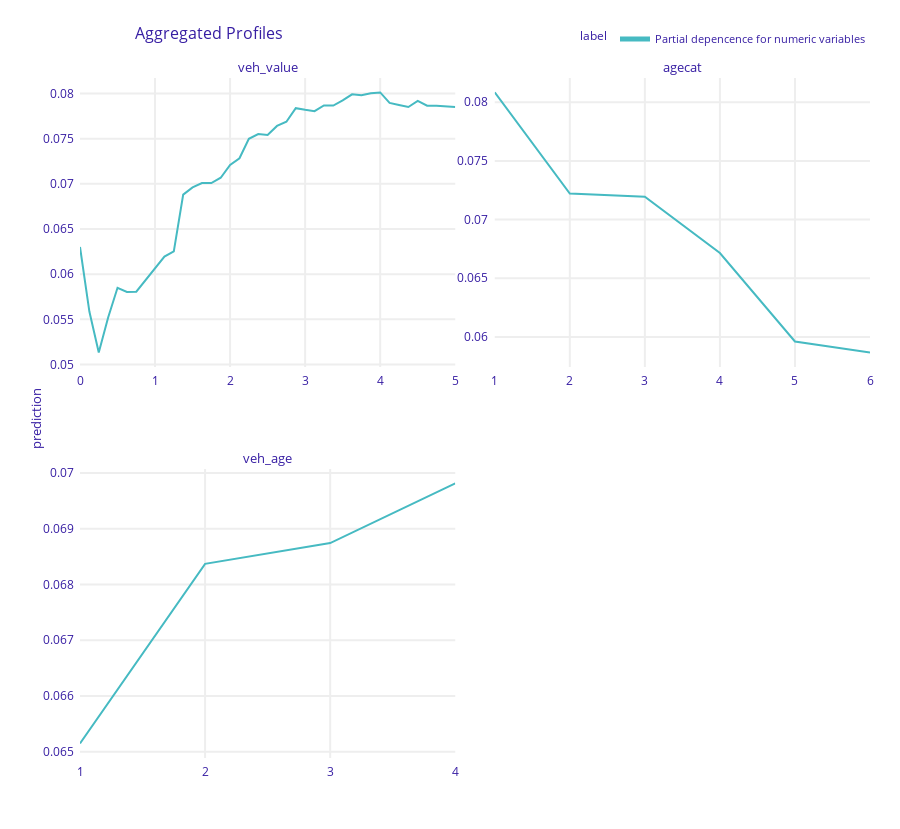
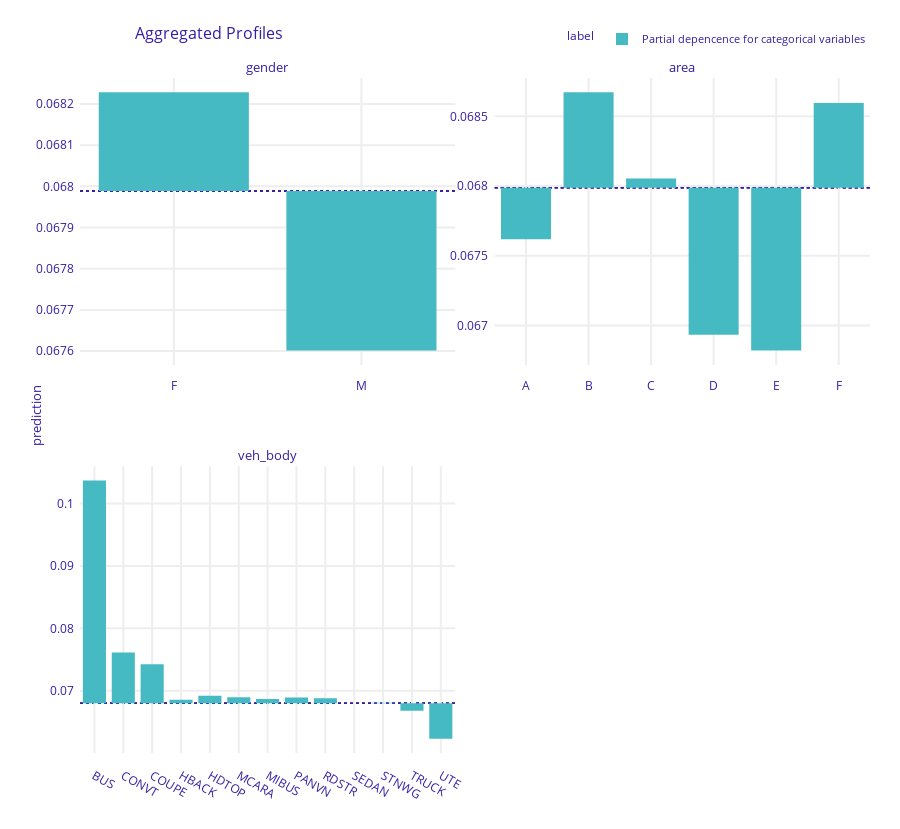

The code cell stored with these charts, in order, in its notebook:
### Code cell
# Partial dependence plots
# Note: As soon as sklearn.inspect.PartialDependenceDisplay
# allows for passing a character grid, it is an option as well.
import dalex as dx

# Define explainer
exp = dx.Explainer(
    search,
    data=df_train,
    predict_function=lambda m, X: m.predict_proba(X)[:, 1],
    verbose=False,
)

# Plots
num_eval_at = {
    "veh_value": np.linspace(0, 5, 41),
    "agecat": sorted(car["agecat"].unique()),
    "veh_age": sorted(car["veh_age"].unique()),
}
pdp_num = exp.model_profile(
    variable_splits=num_eval_at,
    label="Partial depencence for numeric variables",
    verbose=False,
)
pdp_num.plot(facet_scales="free")

pdp_cat = exp.model_profile(
    variable_type="categorical",
    variable_splits=dict(zip(ord_vars, ord_levels)),
    label="Partial depencence for categorical variables",
    verbose=False,
)
pdp_cat.plot(facet_scales="free")

### Figure 1 — Plotly figure (JSON) as saved in the notebook; plotly's stock layout.template omitted (floating-point values rounded to 4 significant figures)
{"data": [{"customdata": [[0.06801, "Partial depencence for numeric variables", "veh_value"], [0.06801, "Partial depencence for numeric variables", "veh_value"], [0.06801, "Partial depencence for numeric variables", "veh_value"], [0.06801, "Partial depencence for numeric variables", "veh_value"], [0.06801, "Partial depencence for numeric variables", "veh_value"], [0.06801, "Partial depencence for numeric variables", "veh_value"], [0.06801, "Partial depencence for numeric variables", "veh_value"], [0.06801, "Partial depencence for numeric variables", "veh_value"], [0.06801, "Partial depencence for numeric variables", "veh_value"], [0.06801, "Partial depencence for numeric variables", "veh_value"], [0.06801, "Partial depencence for numeric variables", "veh_value"], [0.06801, "Partial depencence for numeric variables", "veh_value"], [0.06801, "Partial depencence for numeric variables", "veh_value"], [0.06801, "Partial depencence for numeric variables", "veh_value"], [0.06801, "Partial depencence for numeric variables", "veh_value"], [0.06801, "Partial depencence for numeric variables", "veh_value"], [0.06801, "Partial depencence for numeric variables", "veh_value"], [0.06801, "Partial depencence for numeric variables", "veh_value"], [0.06801, "Partial depencence for numeric variables", "veh_value"], [0.06801, "Partial depencence for numeric variables", "veh_value"], [0.06801, "Partial depencence for numeric variables", "veh_value"], [0.06801, "Partial depencence for numeric variables", "veh_value"], [0.06801, "Partial depencence for numeric variables", "veh_value"], [0.06801, "Partial depencence for numeric variables", "veh_value"], [0.06801, "Partial depencence for numeric variables", "veh_value"], [0.06801, "Partial depencence for numeric variables", "veh_value"], [0.06801, "Partial depencence for numeric variables", "veh_value"], [0.06801, "Partial depencence for numeric variables", "veh_value"], [0.06801, "Partial depencence for numeric variables", "veh_value"], [0.06801, "Partial depencence for numeric variables", "veh_value"], [0.06801, "Partial depencence for numeric variables", "veh_value"], [0.06801, "Partial depencence for numeric variables", "veh_value"], [0.06801, "Partial depencence for numeric variables", "veh_value"], [0.06801, "Partial depencence for numeric variables", "veh_value"], [0.06801, "Partial depencence for numeric variables", "veh_value"], [0.06801, "Partial depencence for numeric variables", "veh_value"], [0.06801, "Partial depencence for numeric variables", "veh_value"], [0.06801, "Partial depencence for numeric variables", "veh_value"], [0.06801, "Partial depencence for numeric variables", "veh_value"], [0.06801, "Partial depencence for numeric variables", "veh_value"], [0.06801, "Partial depencence for numeric variables", "veh_value"]], "hovertemplate": "<b>%{hovertext}</b><br><br>prediction=%{y:.3f}<br>mean_prediction=%{customdata[0]:.3f}<extra></extra>", "hovertext": ["Partial depencence for numeric variables", "Partial depencence for numeric variables", "Partial depencence for numeric variables", "Partial depencence for numeric variables", "Partial depencence for numeric variables", "Partial depencence for numeric variables", "Partial depencence for numeric variables", "Partial depencence for numeric variables", "Partial depencence for numeric variables", "Partial depencence for numeric variables", "Partial depencence for numeric variables", "Partial depencence for numeric variables", "Partial depencence for numeric variables", "Partial depencence for numeric variables", "Partial depencence for numeric variables", "Partial depencence for numeric variables", "Partial depencence for numeric variables", "Partial depencence for numeric variables", "Partial depencence for numeric variables", "Partial depencence for numeric variables", "Partial depencence for numeric variables", "Partial depencence for numeric variables", "Partial depencence for numeric variables", "Partial depencence for numeric variables", "Partial depencence for numeric variables", "Partial depencence for numeric variables", "Partial depencence for numeric variables", "Partial depencence for numeric variables", "Partial depencence for numeric variables", "Partial depencence for numeric variables", "Partial depencence for numeric variables", "Partial depencence for numeric variables", "Partial depencence for numeric variables", "Partial depencence for numeric variables", "Partial depencence for numeric variables", "Partial depencence for numeric variables", "Partial depencence for numeric variables", "Partial depencence for numeric variables", "Partial depencence for numeric variables", "Partial depencence for numeric variables", "Partial depencence for numeric variables"], "legendgroup": "Partial depencence for numeric variables", "line": {"color": "#46bac2", "dash": "solid", "width": 2}, "marker": {"symbol": "circle"}, "mode": "lines", "name": "Partial depencence for numeric variables", "opacity": 1, "orientation": "v", "showlegend": true, "type": "scatter", "x": [0, 0.125, 0.25, 0.375, 0.5, 0.625, 0.75, 0.875, 1, 1.125, 1.25, 1.375, 1.5, 1.625, 1.75, 1.875, 2, 2.125, 2.25, 2.375, 2.5, 2.625, 2.75, 2.875, 3, 3.125, 3.25, 3.375, 3.5, 3.625, 3.75, 3.875, 4, 4.125, 4.25, 4.375, 4.5, 4.625, 4.75, 4.875, 5], "xaxis": "x3", "y": [0.06301, 0.05586, 0.05132, 0.05521, 0.0585, 0.05804, 0.05806, 0.05939, 0.06062, 0.06195, 0.06252, 0.06881, 0.06961, 0.0701, 0.07009, 0.07068, 0.0721, 0.07283, 0.07498, 0.07552, 0.07542, 0.07641, 0.07688, 0.07838, 0.0782, 0.07804, 0.07869, 0.07867, 0.07923, 0.07992, 0.0798, 0.08003, 0.08012, 0.07897, 0.07873, 0.07851, 0.07918, 0.07865, 0.07863, 0.07854, 0.0785], "yaxis": "y3"}, {"customdata": [[0.06801, "Partial depencence for numeric variables", "agecat"], [0.06801, "Partial depencence for numeric variables", "agecat"], [0.06801, "Partial depencence for numeric variables", "agecat"], [0.06801, "Partial depencence for numeric variables", "agecat"], [0.06801, "Partial depencence for numeric variables", "agecat"], [0.06801, "Partial depencence for numeric variables", "agecat"]], "hovertemplate": "<b>%{hovertext}</b><br><br>prediction=%{y:.3f}<br>mean_prediction=%{customdata[0]:.3f}<extra></extra>", "hovertext": ["Partial depencence for numeric variables", "Partial depencence for numeric variables", "Partial depencence for numeric variables", "Partial depencence for numeric variables", "Partial depencence for numeric variables", "Partial depencence for numeric variables"], "legendgroup": "Partial depencence for numeric variables", "line": {"color": "#46bac2", "dash": "solid", "width": 2}, "marker": {"symbol": "circle"}, "mode": "lines", "name": "Partial depencence for numeric variables", "opacity": 1, "orientation": "v", "showlegend": false, "type": "scatter", "x": [1, 2, 3, 4, 5, 6], "xaxis": "x4", "y": [0.08083, 0.07222, 0.07195, 0.06715, 0.05961, 0.05867], "yaxis": "y4"}, {"customdata": [[0.06801, "Partial depencence for numeric variables", "veh_age"], [0.06801, "Partial depencence for numeric variables", "veh_age"], [0.06801, "Partial depencence for numeric variables", "veh_age"], [0.06801, "Partial depencence for numeric variables", "veh_age"]], "hovertemplate": "<b>%{hovertext}</b><br><br>prediction=%{y:.3f}<br>mean_prediction=%{customdata[0]:.3f}<extra></extra>", "hovertext": ["Partial depencence for numeric variables", "Partial depencence for numeric variables", "Partial depencence for numeric variables", "Partial depencence for numeric variables"], "legendgroup": "Partial depencence for numeric variables", "line": {"color": "#46bac2", "dash": "solid", "width": 2}, "marker": {"symbol": "circle"}, "mode": "lines", "name": "Partial depencence for numeric variables", "opacity": 1, "orientation": "v", "showlegend": false, "type": "scatter", "x": [1, 2, 3, 4], "xaxis": "x", "y": [0.06514, 0.06837, 0.06874, 0.06981], "yaxis": "y"}], "layout": {"annotations": [{"font": {"size": 13}, "showarrow": false, "text": "veh_age", "x": 0.2375, "xanchor": "center", "xref": "paper", "y": 0.425, "yanchor": "bottom", "yref": "paper"}, {"font": {"size": 13}, "showarrow": false, "text": "veh_value", "x": 0.2375, "xanchor": "center", "xref": "paper", "y": 1, "yanchor": "bottom", "yref": "paper"}, {"font": {"size": 13}, "showarrow": false, "text": "agecat", "x": 0.7625, "xanchor": "center", "xref": "paper", "y": 1, "yanchor": "bottom", "yref": "paper"}, {"font": {"size": 13}, "showarrow": false, "text": "prediction", "textangle": -90, "x": -0.07, "xref": "paper", "y": 0.5, "yref": "paper"}], "font": {"color": "#371ea3"}, "height": 829, "hovermode": "x unified", "legend": {"font": {"size": 11}, "itemsizing": "constant", "orientation": "h", "title": {"font": {"size": 12}, "text": "label"}, "tracegroupgap": 0, "x": 1, "xanchor": "right", "y": 1.036, "yanchor": "bottom"}, "margin": {"b": 71, "r": 30, "t": 78}, "title": {"font": {"size": 16}, "text": "Aggregated Profiles", "x": 0.15}, "xaxis": {"anchor": "y", "automargin": true, "domain": [0, 0.475], "fixedrange": true, "gridwidth": 2, "showticklabels": true, "tickcolor": "white", "ticklen": 3, "ticks": "outside", "title": {"text": ""}, "type": "linear", "zeroline": false}, "xaxis2": {"anchor": "y2", "automargin": true, "domain": [0.525, 1], "fixedrange": true, "gridwidth": 2, "showticklabels": true, "tickcolor": "white", "ticklen": 3, "ticks": "outside", "title": {"text": ""}, "type": "linear", "zeroline": false}, "xaxis3": {"anchor": "y3", "automargin": true, "domain": [0, 0.475], "fixedrange": true, "gridwidth": 2, "showticklabels": true, "tickcolor": "white", "ticklen": 3, "ticks": "outside", "title": {"text": ""}, "type": "linear", "zeroline": false}, "xaxis4": {"anchor": "y4", "automargin": true, "domain": [0.525, 1], "fixedrange": true, "gridwidth": 2, "showticklabels": true, "tickcolor": "white", "ticklen": 3, "ticks": "outside", "title": {"text": ""}, "type": "linear", "zeroline": false}, "yaxis": {"anchor": "x", "automargin": true, "domain": [0, 0.425], "fixedrange": true, "gridwidth": 2, "showticklabels": true, "tickcolor": "white", "ticklen": 3, "ticks": "outside", "title": {"text": ""}, "type": "linear", "zeroline": false}, "yaxis2": {"anchor": "x2", "automargin": true, "domain": [0, 0.425], "fixedrange": true, "gridwidth": 2, "showticklabels": true, "tickcolor": "white", "ticklen": 3, "ticks": "outside", "title": {"text": ""}, "type": "linear", "zeroline": false}, "yaxis3": {"anchor": "x3", "automargin": true, "domain": [0.575, 1], "fixedrange": true, "gridwidth": 2, "showticklabels": true, "tickcolor": "white", "ticklen": 3, "ticks": "outside", "title": {"text": ""}, "type": "linear", "zeroline": false}, "yaxis4": {"anchor": "x4", "automargin": true, "domain": [0.575, 1], "fixedrange": true, "gridwidth": 2, "showticklabels": true, "tickcolor": "white", "ticklen": 3, "ticks": "outside", "title": {"text": ""}, "type": "linear", "zeroline": false}}}

### Figure 2 — Plotly figure (JSON) as saved in the notebook; plotly's stock layout.template omitted (floating-point values rounded to 4 significant figures)
{"data": [{"alignmentgroup": "True", "base": [0.06799, 0.06799], "customdata": [[0.06823, "Partial depencence for categorical variables", "gender"], [0.0676, "Partial depencence for categorical variables", "gender"]], "hovertemplate": "<b>%{hovertext}</b><br><br>mean_prediction=%{base:.3f}<br>prediction=%{customdata[0]:.3f}<extra></extra>", "hovertext": ["Partial depencence for categorical variables", "Partial depencence for categorical variables"], "legendgroup": "Partial depencence for categorical variables", "marker": {"color": "#46bac2", "pattern": {"shape": ""}}, "name": "Partial depencence for categorical variables", "offsetgroup": "Partial depencence for categorical variables", "orientation": "v", "showlegend": true, "textposition": "auto", "type": "bar", "x": ["F", "M"], "xaxis": "x3", "y": [0.0002393, -0.0003876], "yaxis": "y3"}, {"alignmentgroup": "True", "base": [0.06799, 0.06799, 0.06799, 0.06799, 0.06799, 0.06799], "customdata": [[0.06762, "Partial depencence for categorical variables", "area"], [0.06867, "Partial depencence for categorical variables", "area"], [0.06805, "Partial depencence for categorical variables", "area"], [0.06693, "Partial depencence for categorical variables", "area"], [0.06682, "Partial depencence for categorical variables", "area"], [0.0686, "Partial depencence for categorical variables", "area"]], "hovertemplate": "<b>%{hovertext}</b><br><br>mean_prediction=%{base:.3f}<br>prediction=%{customdata[0]:.3f}<extra></extra>", "hovertext": ["Partial depencence for categorical variables", "Partial depencence for categorical variables", "Partial depencence for categorical variables", "Partial depencence for categorical variables", "Partial depencence for categorical variables", "Partial depencence for categorical variables"], "legendgroup": "Partial depencence for categorical variables", "marker": {"color": "#46bac2", "pattern": {"shape": ""}}, "name": "Partial depencence for categorical variables", "offsetgroup": "Partial depencence for categorical variables", "orientation": "v", "showlegend": false, "textposition": "auto", "type": "bar", "x": ["A", "B", "C", "D", "E", "F"], "xaxis": "x4", "y": [-0.0003705, 0.0006828, 6.518e-05, -0.001054, -0.001167, 0.0006065], "yaxis": "y4"}, {"alignmentgroup": "True", "base": [0.06799, 0.06799, 0.06799, 0.06799, 0.06799, 0.06799, 0.06799, 0.06799, 0.06799, 0.06799, 0.06799, 0.06799, 0.06799], "customdata": [[0.1037, "Partial depencence for categorical variables", "veh_body"], [0.07614, "Partial depencence for categorical variables", "veh_body"], [0.07423, "Partial depencence for categorical variables", "veh_body"], [0.06854, "Partial depencence for categorical variables", "veh_body"], [0.0692, "Partial depencence for categorical variables", "veh_body"], [0.06893, "Partial depencence for categorical variables", "veh_body"], [0.06867, "Partial depencence for categorical variables", "veh_body"], [0.06891, "Partial depencence for categorical variables", "veh_body"], [0.06878, "Partial depencence for categorical variables", "veh_body"], [0.06797, "Partial depencence for categorical variables", "veh_body"], [0.06805, "Partial depencence for categorical variables", "veh_body"], [0.06679, "Partial depencence for categorical variables", "veh_body"], [0.06231, "Partial depencence for categorical variables", "veh_body"]], "hovertemplate": "<b>%{hovertext}</b><br><br>mean_prediction=%{base:.3f}<br>prediction=%{customdata[0]:.3f}<extra></extra>", "hovertext": ["Partial depencence for categorical variables", "Partial depencence for categorical variables", "Partial depencence for categorical variables", "Partial depencence for categorical variables", "Partial depencence for categorical variables", "Partial depencence for categorical variables", "Partial depencence for categorical variables", "Partial depencence for categorical variables", "Partial depencence for categorical variables", "Partial depencence for categorical variables", "Partial depencence for categorical variables", "Partial depencence for categorical variables", "Partial depencence for categorical variables"], "legendgroup": "Partial depencence for categorical variables", "marker": {"color": "#46bac2", "pattern": {"shape": ""}}, "name": "Partial depencence for categorical variables", "offsetgroup": "Partial depencence for categorical variables", "orientation": "v", "showlegend": false, "textposition": "auto", "type": "bar", "x": ["BUS", "CONVT", "COUPE", "HBACK", "HDTOP", "MCARA", "MIBUS", "PANVN", "RDSTR", "SEDAN", "STNWG", "TRUCK", "UTE"], "xaxis": "x", "y": [0.03572, 0.008147, 0.006237, 0.0005503, 0.001216, 0.0009413, 0.000678, 0.0009216, 0.0007953, -1.842e-05, 6.332e-05, -0.001203, -0.005684], "yaxis": "y"}], "layout": {"annotations": [{"font": {"size": 13}, "showarrow": false, "text": "veh_body", "x": 0.2375, "xanchor": "center", "xref": "paper", "y": 0.425, "yanchor": "bottom", "yref": "paper"}, {"font": {"size": 13}, "showarrow": false, "text": "gender", "x": 0.2375, "xanchor": "center", "xref": "paper", "y": 1, "yanchor": "bottom", "yref": "paper"}, {"font": {"size": 13}, "showarrow": false, "text": "area", "x": 0.7625, "xanchor": "center", "xref": "paper", "y": 1, "yanchor": "bottom", "yref": "paper"}, {"font": {"size": 13}, "showarrow": false, "text": "prediction", "textangle": -90, "x": -0.07, "xref": "paper", "y": 0.5, "yref": "paper"}], "barmode": "group", "font": {"color": "#371ea3"}, "height": 829, "hovermode": "x unified", "legend": {"font": {"size": 11}, "itemsizing": "constant", "orientation": "h", "title": {"font": {"size": 12}, "text": "label"}, "tracegroupgap": 0, "x": 1, "xanchor": "right", "y": 1.036, "yanchor": "bottom"}, "margin": {"b": 71, "r": 30, "t": 78}, "shapes": [{"layer": "below", "line": {"color": "#371ea3", "dash": "dot", "width": 1.5}, "type": "line", "x0": 0, "x1": 1, "xref": "x domain", "y0": 0.06799, "y1": 0.06799, "yref": "y"}, {"layer": "below", "line": {"color": "#371ea3", "dash": "dot", "width": 1.5}, "type": "line", "x0": 0, "x1": 1, "xref": "x3 domain", "y0": 0.06799, "y1": 0.06799, "yref": "y3"}, {"layer": "below", "line": {"color": "#371ea3", "dash": "dot", "width": 1.5}, "type": "line", "x0": 0, "x1": 1, "xref": "x4 domain", "y0": 0.06799, "y1": 0.06799, "yref": "y4"}, {"layer": "below", "line": {"color": "#371ea3", "dash": "dot", "width": 1.5}, "type": "line", "x0": 0, "x1": 1, "xref": "x domain", "y0": 0.06799, "y1": 0.06799, "yref": "y"}, {"layer": "below", "line": {"color": "#371ea3", "dash": "dot", "width": 1.5}, "type": "line", "x0": 0, "x1": 1, "xref": "x3 domain", "y0": 0.06799, "y1": 0.06799, "yref": "y3"}, {"layer": "below", "line": {"color": "#371ea3", "dash": "dot", "width": 1.5}, "type": "line", "x0": 0, "x1": 1, "xref": "x4 domain", "y0": 0.06799, "y1": 0.06799, "yref": "y4"}, {"layer": "below", "line": {"color": "#371ea3", "dash": "dot", "width": 1.5}, "type": "line", "x0": 0, "x1": 1, "xref": "x domain", "y0": 0.06799, "y1": 0.06799, "yref": "y"}, {"layer": "below", "line": {"color": "#371ea3", "dash": "dot", "width": 1.5}, "type": "line", "x0": 0, "x1": 1, "xref": "x3 domain", "y0": 0.06799, "y1": 0.06799, "yref": "y3"}, {"layer": "below", "line": {"color": "#371ea3", "dash": "dot", "width": 1.5}, "type": "line", "x0": 0, "x1": 1, "xref": "x4 domain", "y0": 0.06799, "y1": 0.06799, "yref": "y4"}], "title": {"font": {"size": 16}, "text": "Aggregated Profiles", "x": 0.15}, "xaxis": {"anchor": "y", "automargin": true, "domain": [0, 0.475], "fixedrange": true, "gridwidth": 2, "showticklabels": true, "tickcolor": "white", "ticklen": 10, "ticks": "outside", "title": {"text": ""}, "type": "category"}, "xaxis2": {"anchor": "y2", "automargin": true, "domain": [0.525, 1], "fixedrange": true, "gridwidth": 2, "showticklabels": true, "tickcolor": "white", "ticklen": 10, "ticks": "outside", "title": {"text": ""}, "type": "category"}, "xaxis3": {"anchor": "y3", "automargin": true, "domain": [0, 0.475], "fixedrange": true, "gridwidth": 2, "showticklabels": true, "tickcolor": "white", "ticklen": 10, "ticks": "outside", "title": {"text": ""}, "type": "category"}, "xaxis4": {"anchor": "y4", "automargin": true, "domain": [0.525, 1], "fixedrange": true, "gridwidth": 2, "showticklabels": true, "tickcolor": "white", "ticklen": 10, "ticks": "outside", "title": {"text": ""}, "type": "category"}, "yaxis": {"anchor": "x", "automargin": true, "domain": [0, 0.425], "fixedrange": true, "gridwidth": 2, "showticklabels": true, "tickcolor": "white", "ticklen": 3, "ticks": "outside", "title": {"text": ""}, "type": "linear", "zeroline": false}, "yaxis2": {"anchor": "x2", "automargin": true, "domain": [0, 0.425], "fixedrange": true, "gridwidth": 2, "showticklabels": true, "tickcolor": "white", "ticklen": 3, "ticks": "outside", "title": {"text": ""}, "type": "linear", "zeroline": false}, "yaxis3": {"anchor": "x3", "automargin": true, "domain": [0.575, 1], "fixedrange": true, "gridwidth": 2, "showticklabels": true, "tickcolor": "white", "ticklen": 3, "ticks": "outside", "title": {"text": ""}, "type": "linear", "zeroline": false}, "yaxis4": {"anchor": "x4", "automargin": true, "domain": [0.575, 1], "fixedrange": true, "gridwidth": 2, "showticklabels": true, "tickcolor": "white", "ticklen": 3, "ticks": "outside", "title": {"text": ""}, "type": "linear", "zeroline": false}}}
